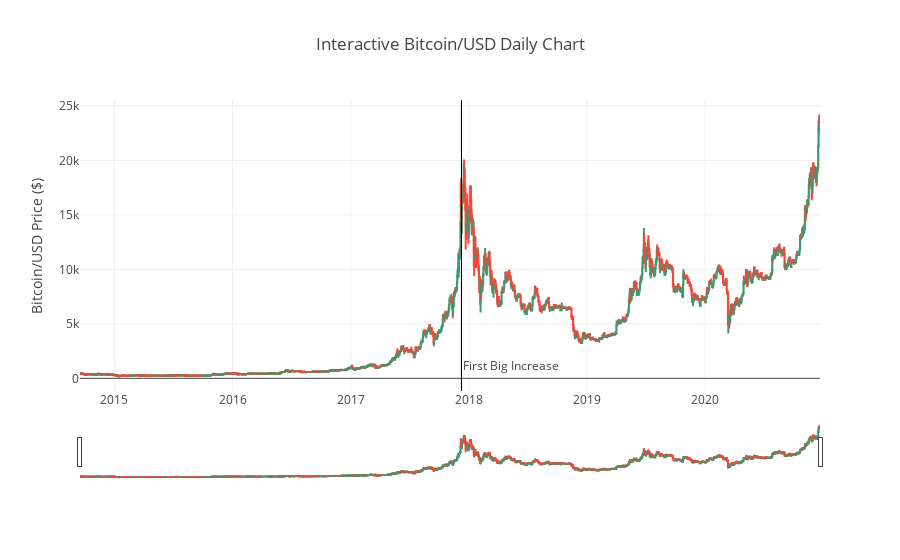

Notebook code for this chart:
### Code cell
# Plot User Interactive Bitcoin/USD Daily Data
fig = go.Figure(data=[go.Candlestick(x=df['Date'],
                open=df['Open'],
                high=df['High'],
                low=df['Low'],
                close=df['Close'])])

fig.layout.update(
    title='Interactive Bitcoin/USD Daily Chart',
    yaxis_title='Bitcoin/USD Price ($)',
    shapes = [dict(
        x0='2017-12-09', x1='2017-12-09', y0=0, y1=1, xref='x', yref='paper',
        line_width=1)],
    annotations=[dict(
        x='2017-12-09', y=0.05, xref='x', yref='paper',
        showarrow=False, xanchor='left', text='First Big Increase')]
)


fig.show()

### Figure 1 — Plotly figure (JSON) as saved in the notebook; plotly's stock layout.template omitted (floating-point values rounded to 4 significant figures; data arrays with more than 128 entries replaced by an {"elided": "..."} marker saying what was removed)
{"data": [{"close": {"elided": "2288 float values"}, "high": {"elided": "2288 float values"}, "low": {"elided": "2288 float values"}, "open": {"elided": "2288 float values"}, "type": "candlestick", "uid": "49bd3606-39d0-4358-9f5c-245f1aadf3dd", "x": {"elided": "2288 str values"}}], "layout": {"annotations": [{"showarrow": false, "text": "First Big Increase", "x": "2017-12-09", "xanchor": "left", "xref": "x", "y": 0.05, "yref": "paper"}], "shapes": [{"line": {"width": 1}, "x0": "2017-12-09", "x1": "2017-12-09", "xref": "x", "y0": 0, "y1": 1, "yref": "paper"}], "title": {"text": "Interactive Bitcoin/USD Daily Chart"}, "yaxis": {"title": {"text": "Bitcoin/USD Price ($)"}}}}
